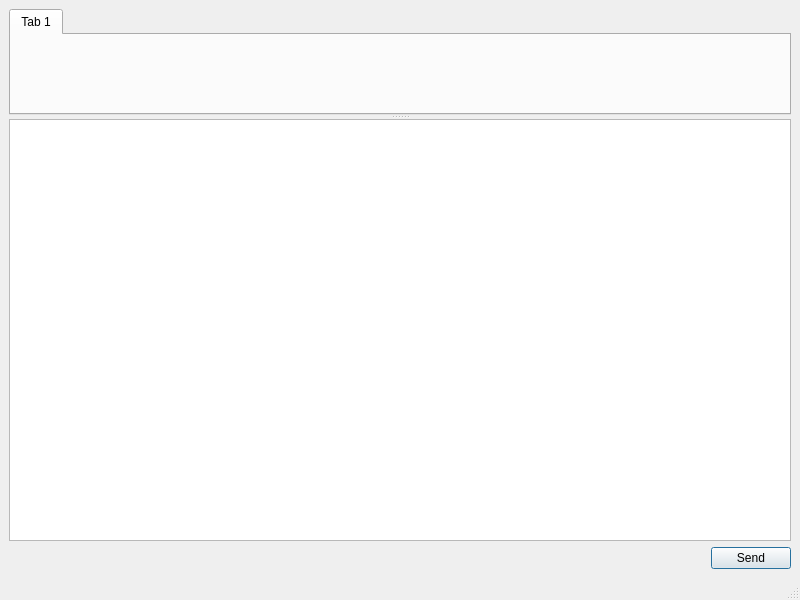
<?xml version="1.0" encoding="UTF-8"?>
<ui version="4.0">
 <class>ChatWindow</class>
 <widget class="QMainWindow" name="ChatWindow">
  <property name="geometry">
   <rect>
    <x>0</x>
    <y>0</y>
    <width>800</width>
    <height>600</height>
   </rect>
  </property>
  <property name="windowTitle">
   <string>Chat</string>
  </property>
  <widget class="QWidget" name="centralwidget">
   <layout class="QVBoxLayout" name="verticalLayout_2">
    <item>
     <widget class="QSplitter" name="splitter">
      <property name="orientation">
       <enum>Qt::Vertical</enum>
      </property>
      <widget class="QTabWidget" name="tabs">
       <property name="currentIndex">
        <number>0</number>
       </property>
       <widget class="QWidget" name="tab">
        <attribute name="title">
         <string>Tab 1</string>
        </attribute>
        <layout class="QVBoxLayout" name="verticalLayout"/>
       </widget>
      </widget>
      <widget class="QPlainTextEdit" name="myMessage"/>
     </widget>
    </item>
    <item>
     <layout class="QHBoxLayout" name="horizontalLayout">
      <item>
       <spacer name="horizontalSpacer">
        <property name="orientation">
         <enum>Qt::Horizontal</enum>
        </property>
        <property name="sizeHint" stdset="0">
         <size>
          <width>40</width>
          <height>20</height>
         </size>
        </property>
       </spacer>
      </item>
      <item>
       <widget class="QPushButton" name="send">
        <property name="text">
         <string>Send</string>
        </property>
        <property name="shortcut">
         <string>Ctrl+Return</string>
        </property>
        <property name="default">
         <bool>true</bool>
        </property>
       </widget>
      </item>
     </layout>
    </item>
   </layout>
  </widget>
  <widget class="QMenuBar" name="menubar">
   <property name="geometry">
    <rect>
     <x>0</x>
     <y>0</y>
     <width>800</width>
     <height>23</height>
    </rect>
   </property>
  </widget>
  <widget class="QStatusBar" name="statusbar"/>
 </widget>
 <resources/>
 <connections/>
</ui>
